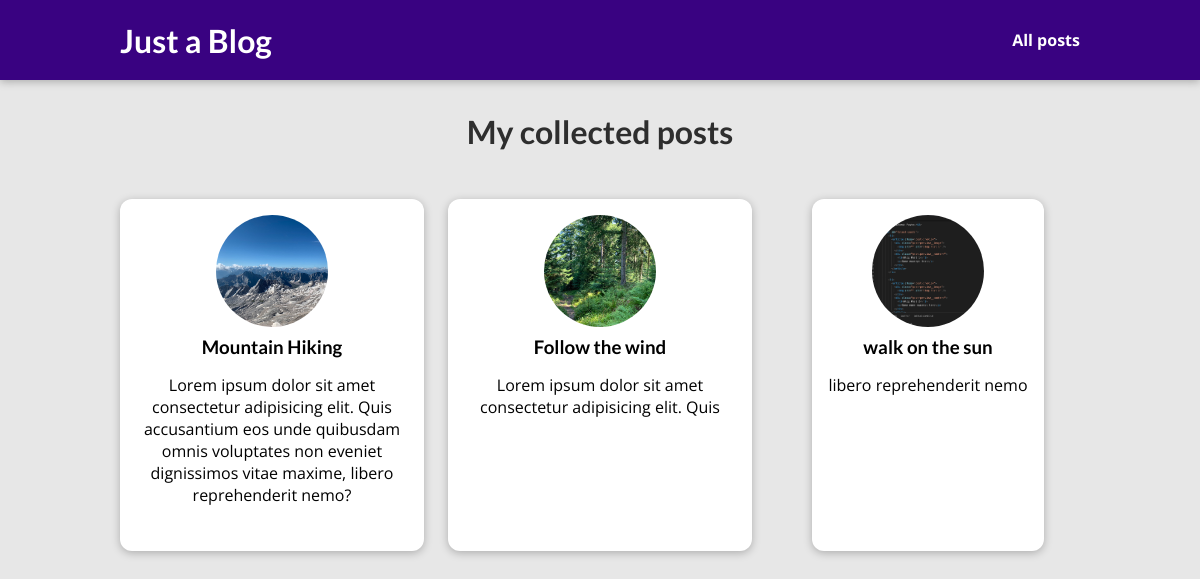
/posts/, run on the app's committed database.
### blog/models.py (models this page shows)
class Post(models.Model):
    title = models.CharField(max_length=150)
    author = models.ForeignKey(
        "Author", on_delete=models.SET_NULL, null=True, related_name="posts")
    tags = models.ManyToManyField("Tag")
    excerpt = models.CharField(max_length=200)
    image_name = models.CharField(max_length=150)
    date = models.DateField(auto_now=True, auto_now_add=False)
    slug = models.SlugField(unique=True, db_index=True)
    content = models.TextField(validators=[MinLengthValidator(10)])

### blog/views.py (the view)
# urls.py: path('posts/', views.posts, name="posts-page"),
def posts(request):
    all_posts = Post.objects.all().order_by("-date")
    return render(request, 'blog/all_posts.html', {
        "all_posts": all_posts
    })

### blog/templates/blog/all_posts.html (shortened to what this page needs)
{% extends "base.html" %}
{% load static %}
{% block css_files %}
    <link rel="stylesheet" href="{% static "blog/post.css" %}">
    <link rel="stylesheet" href="{% static "blog/all_posts.css" %}">
{% endblock css_files %}
{% block content %}
    <section id="all-posts">
        <h2>My collected posts</h2>
        <ul>
            {% for post in all_posts %}
                {% include "blog/includes/post.html" %}
            {% endfor %}
        </ul>
    </section>
{% endblock content %}

### blog/templates/blog/includes/post.html
{% load static %}
<li>
    <article class="post">
        <a href="{% url "post-detail-page" post.slug %}">
            <img src="{% static "blog/images/"|add:post.image_name %}" alt="{{ post.title }}" height="100" width="100">
            <div class="post__content">
                <h3>{{ post.title }}</h3>
                <p>{{ post.excerpt }}</p>
            </div>
        </a>
    </article>
</li>

### static/app.css (style rules this page uses)
* { box-sizing: border-box; }
html { font-family: 'Open Sans', 'Lato', sans-serif; }
body { margin: 0; }
h1, h2, h3 { font-family: 'Lato', sans-serif; font-weight: bold; }

### blog/static/blog/post.css (style rules this page uses)
.post { display: flex; flex-direction: column; align-items: center; text-align: center; }
.post a { text-decoration: none; color: black; transition: all 0.2s ease; padding: 1rem; }
.post img { width: 5rem; height: 5rem; object-fit: cover; border-radius: 50%; }
.post h3 { margin: 0.25rem 0; }
.post img { width: 7rem; height: 7rem; }
.post a { height: 22rem; transform-origin: center; box-shadow: 0 2px 8px rgba(0, 0, 0, 0.25); border-radius: 12px; background-color: white; }

### blog/static/blog/all_posts.css (style rules this page uses)
body { background-color: #e7e7e7; }
#all-posts { margin: 7rem auto; width: 90%; max-width: 60rem; }
#all-posts h2 { text-align: center; font-size: 2rem; color: #2e2e2e; margin: 3rem 0; }
ul { list-style: none; margin: 0; padding: 0; display: grid; grid-template-columns: repeat(auto-fill, minmax(17rem, 1fr)); gap: 1.5rem; }
.post img { width: 7rem; height: 7rem; }
.post a { height: 22rem; transform-origin: center; box-shadow: 0 2px 8px rgba(0, 0, 0, 0.25); border-radius: 12px; background-color: white; }

### data on the page
Post: image_name (picture), title "Mountain Hiking", excerpt "Lorem ipsum dolor sit amet consectetur adipisicing elit. Quis accusantium eos unde quibusdam omnis voluptates non eveniet dignissimos vitae maxime, libero reprehenderit nemo?"
Post: image_name (picture), title "Follow the wind", excerpt "Lorem ipsum dolor sit amet consectetur adipisicing elit. Quis"
Post: image_name (picture), title "walk on the sun", excerpt "libero reprehenderit nemo"
